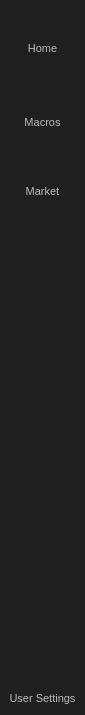
     <widget class="QFrame" name="navbar">
      <property name="minimumSize">
       <size>
        <width>85</width>
        <height>0</height>
       </size>
      </property>
      <property name="maximumSize">
       <size>
        <width>85</width>
        <height>16777215</height>
       </size>
      </property>
      <property name="styleSheet">
       <string notr="true">background-color: rgb(32, 32, 32);</string>
      </property>
      <property name="frameShape">
       <enum>QFrame::NoFrame</enum>
      </property>
      <property name="frameShadow">
       <enum>QFrame::Raised</enum>
      </property>
      <layout class="QVBoxLayout" name="verticalLayout">
       <property name="spacing">
        <number>4</number>
       </property>
       <property name="leftMargin">
        <number>8</number>
       </property>
       <property name="topMargin">
        <number>0</number>
       </property>
       <property name="rightMargin">
        <number>8</number>
       </property>
       <property name="bottomMargin">
        <number>5</number>
       </property>
       <item>
        <widget class="QFrame" name="home">
         <property name="minimumSize">
          <size>
           <width>65</width>
           <height>65</height>
          </size>
         </property>
         <property name="maximumSize">
          <size>
           <width>16777215</width>
           <height>65</height>
          </size>
         </property>
         <property name="styleSheet">
          <string notr="true">border-radius: 5px;</string>
         </property>
         <property name="frameShape">
          <enum>QFrame::NoFrame</enum>
         </property>
         <property name="frameShadow">
          <enum>QFrame::Raised</enum>
         </property>
         <layout class="QVBoxLayout" name="verticalLayout_2">
          <property name="spacing">
           <number>0</number>
          </property>
          <property name="leftMargin">
           <number>0</number>
          </property>
          <property name="topMargin">
           <number>0</number>
          </property>
          <property name="rightMargin">
           <number>0</number>
          </property>
          <property name="bottomMargin">
           <number>10</number>
          </property>
          <item>
           <widget class="QPushButton" name="home_btn">
            <property name="minimumSize">
             <size>
              <width>0</width>
              <height>65</height>
             </size>
            </property>
            <property name="font">
             <font>
              <pointsize>10</pointsize>
             </font>
            </property>
            <property name="cursor">
             <cursorShape>PointingHandCursor</cursorShape>
            </property>
            <property name="focusPolicy">
             <enum>Qt::NoFocus</enum>
            </property>
            <property name="styleSheet">
             <string notr="true">QPushButton{
		padding-bottom:15px;
    }
    QPushButton:hover{
        background-color: #252525;
       border: 0px;
    }
    QPushButton:pressed{
    background-color: #292929;
        border: 0px;
    }</string>
            </property>
            <property name="text">
             <string/>
            </property>
            <property name="icon">
             <iconset resource="res.qrc">
              <normaloff>:/assets/icons/final/home.svg</normaloff>:/assets/icons/final/home.svg</iconset>
            </property>
            <property name="iconSize">
             <size>
              <width>25</width>
              <height>25</height>
             </size>
            </property>
            <property name="flat">
             <bool>true</bool>
            </property>
           </widget>
          </item>
          <item>
           <widget class="QLabel" name="home_label">
            <property name="enabled">
             <bool>true</bool>
            </property>
            <property name="maximumSize">
             <size>
              <width>69</width>
              <height>16777215</height>
             </size>
            </property>
            <property name="font">
             <font>
              <pointsize>8</pointsize>
             </font>
            </property>
            <property name="focusPolicy">
             <enum>Qt::NoFocus</enum>
            </property>
            <property name="styleSheet">
             <string notr="true">color: rgb(187, 187, 187);
background-color:  none;</string>
            </property>
            <property name="text">
             <string>Home</string>
            </property>
            <property name="scaledContents">
             <bool>false</bool>
            </property>
            <property name="alignment">
             <set>Qt::AlignCenter</set>
            </property>
            <property name="textInteractionFlags">
             <set>Qt::NoTextInteraction</set>
            </property>
           </widget>
          </item>
         </layout>
        </widget>
       </item>
       <item>
        <widget class="QFrame" name="library">
         <property name="minimumSize">
          <size>
           <width>65</width>
           <height>65</height>
          </size>
         </property>
         <property name="maximumSize">
          <size>
           <width>16777215</width>
           <height>65</height>
          </size>
         </property>
         <property name="styleSheet">
          <string notr="true">border-radius: 5px;</string>
         </property>
         <property name="frameShape">
          <enum>QFrame::NoFrame</enum>
         </property>
         <property name="frameShadow">
          <enum>QFrame::Raised</enum>
         </property>
         <layout class="QVBoxLayout" name="verticalLayout_3">
          <property name="spacing">
           <number>0</number>
          </property>
          <property name="leftMargin">
           <number>0</number>
          </property>
          <property name="topMargin">
           <number>0</number>
          </property>
          <property name="rightMargin">
           <number>0</number>
          </property>
          <property name="bottomMargin">
           <number>5</number>
          </property>
          <item>
           <widget class="QPushButton" name="library_btn">
            <property name="minimumSize">
             <size>
              <width>65</width>
              <height>65</height>
             </size>
            </property>
            <property name="cursor">
             <cursorShape>PointingHandCursor</cursorShape>
            </property>
            <property name="focusPolicy">
             <enum>Qt::NoFocus</enum>
            </property>
            <property name="styleSheet">
             <string notr="true">QPushButton{
		padding-bottom:15px;
    }
    QPushButton:hover{
        background-color: #252525;
       border: 0px;
    }
    QPushButton:pressed{
    background-color: #292929;
        border: 0px;
    }</string>
            </property>
            <property name="text">
             <string/>
            </property>
            <property name="icon">
             <iconset resource="res.qrc">
              <normaloff>:/assets/icons/final/library.svg</normaloff>:/assets/icons/final/library.svg</iconset>
            </property>
            <property name="iconSize">
             <size>
              <width>25</width>
              <height>25</height>
             </size>
            </property>
            <property name="flat">
             <bool>true</bool>
            </property>
           </widget>
          </item>
          <item>
           <widget class="QLabel" name="library_label">
            <property name="font">
             <font>
              <pointsize>8</pointsize>
             </font>
            </property>
            <property name="styleSheet">
             <string notr="true">color: rgb(187, 187, 187);
background-color:  none;</string>
            </property>
            <property name="text">
             <string>Macros</string>
            </property>
            <property name="alignment">
             <set>Qt::AlignCenter</set>
            </property>
           </widget>
          </item>
         </layout>
        </widget>
       </item>
       <item>
        <widget class="QFrame" name="market">
         <property name="minimumSize">
          <size>
           <width>65</width>
           <height>65</height>
          </size>
         </property>
         <property name="maximumSize">
          <size>
           <width>16777215</width>
           <height>65</height>
          </size>
         </property>
         <property name="styleSheet">
          <string notr="true">border-radius: 5px;</string>
         </property>
         <property name="frameShape">
          <enum>QFrame::NoFrame</enum>
         </property>
         <property name="frameShadow">
          <enum>QFrame::Raised</enum>
         </property>
         <layout class="QVBoxLayout" name="verticalLayout_4">
          <property name="spacing">
           <number>0</number>
          </property>
          <property name="leftMargin">
           <number>0</number>
          </property>
          <property name="topMargin">
           <number>0</number>
          </property>
          <property name="rightMargin">
           <number>0</number>
          </property>
          <property name="bottomMargin">
           <number>5</number>
          </property>
          <item>
           <widget class="QPushButton" name="market_btn">
            <property name="minimumSize">
             <size>
              <width>0</width>
              <height>65</height>
             </size>
            </property>
            <property name="cursor">
             <cursorShape>PointingHandCursor</cursorShape>
            </property>
            <property name="focusPolicy">
             <enum>Qt::NoFocus</enum>
            </property>
            <property name="styleSheet">
             <string notr="true">QPushButton{
		padding-bottom:15px;
    }
    QPushButton:hover{
        background-color: #252525;
       border: 0px;
    }
    QPushButton:pressed{
    background-color: #292929;
        border: 0px;
    }</string>
            </property>
            <property name="text">
             <string/>
            </property>
            <property name="icon">
             <iconset resource="res.qrc">
              <normaloff>:/assets/icons/final/market.svg</normaloff>:/assets/icons/final/market.svg</iconset>
            </property>
            <property name="iconSize">
             <size>
              <width>25</width>
              <height>25</height>
             </size>
            </property>
            <property name="flat">
             <bool>true</bool>
            </property>
           </widget>
          </item>
          <item>
           <widget class="QLabel" name="market_label">
            <property name="font">
             <font>
              <pointsize>8</pointsize>
             </font>
            </property>
            <property name="styleSheet">
             <string notr="true">color: rgb(187, 187, 187);
background-color:  none;</string>
            </property>
            <property name="text">
             <string>Market</string>
            </property>
            <property name="alignment">
             <set>Qt::AlignCenter</set>
            </property>
           </widget>
          </item>
         </layout>
        </widget>
       </item>
       <item>
        <spacer name="verticalSpacer">
         <property name="orientation">
          <enum>Qt::Vertical</enum>
         </property>
         <property name="sizeHint" stdset="0">
          <size>
           <width>20</width>
           <height>438</height>
          </size>
         </property>
        </spacer>
       </item>
       <item>
        <widget class="QFrame" name="user">
         <property name="minimumSize">
          <size>
           <width>30</width>
           <height>65</height>
          </size>
         </property>
         <property name="maximumSize">
          <size>
           <width>16777215</width>
           <height>65</height>
          </size>
         </property>
         <property name="styleSheet">
          <string notr="true">border-radius: 5px;</string>
         </property>
         <property name="frameShape">
          <enum>QFrame::NoFrame</enum>
         </property>
         <property name="frameShadow">
          <enum>QFrame::Raised</enum>
         </property>
         <layout class="QVBoxLayout" name="verticalLayout_5">
          <property name="spacing">
           <number>0</number>
          </property>
          <property name="leftMargin">
           <number>0</number>
          </property>
          <property name="topMargin">
           <number>0</number>
          </property>
          <property name="rightMargin">
           <number>0</number>
          </property>
          <property name="bottomMargin">
           <number>5</number>
          </property>
          <item>
           <widget class="QPushButton" name="user_btn">
            <property name="minimumSize">
             <size>
              <width>0</width>
              <height>65</height>
             </size>
            </property>
            <property name="cursor">
             <cursorShape>PointingHandCursor</cursorShape>
            </property>
            <property name="focusPolicy">
             <enum>Qt::NoFocus</enum>
            </property>
            <property name="styleSheet">
             <string notr="true">QPushButton{
		padding-bottom:15px;
    }
    QPushButton:hover{
        background-color: #252525;
       border: 0px;
    }
    QPushButton:pressed{
    background-color: #292929;
        border: 0px;
    }</string>
            </property>
            <property name="text">
             <string/>
            </property>
            <property name="icon">
             <iconset resource="res.qrc">
              <normaloff>:/assets/icons/final/user.svg</normaloff>:/assets/icons/final/user.svg</iconset>
            </property>
            <property name="iconSize">
             <size>
              <width>25</width>
              <height>25</height>
             </size>
            </property>
            <property name="flat">
             <bool>true</bool>
            </property>
           </widget>
          </item>
          <item>
           <widget class="QLabel" name="user_label">
            <property name="font">
             <font>
              <pointsize>8</pointsize>
             </font>
            </property>
            <property name="styleSheet">
             <string notr="true">color: rgb(187, 187, 187);
background-color:  none;</string>
            </property>
            <property name="text">
             <string>User Settings</string>
            </property>
            <property name="alignment">
             <set>Qt::AlignCenter</set>
            </property>
           </widget>
          </item>
         </layout>
        </widget>
       </item>
      </layout>
     </widget>
